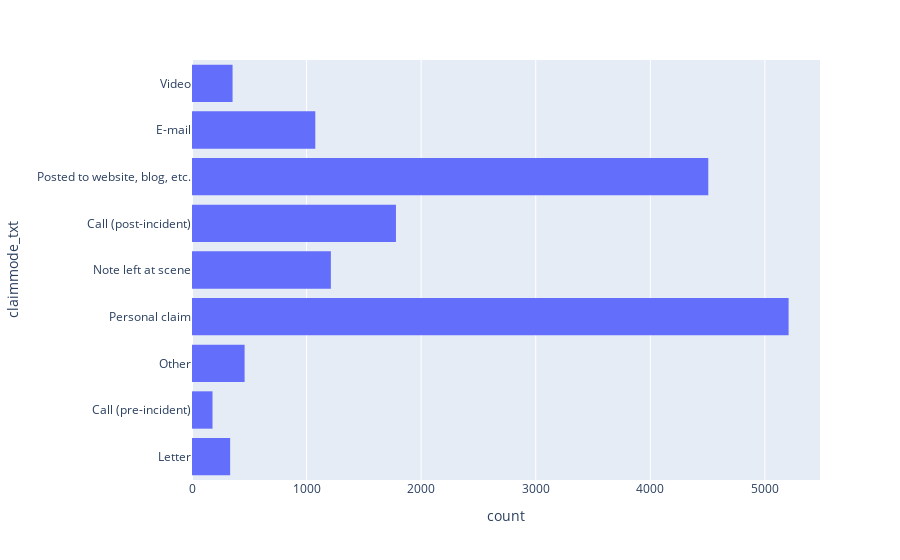

Notebook source saved alongside this figure:
### Markdown cell above
Visualiser le nombre d’attaques terroristes par mode de réclamation (ordre décroissant)

### Code cell
express.histogram(cleaned_data,y="claimmode_txt")

### Figure 1 — Plotly figure (JSON) as saved in the notebook; plotly's stock layout.template omitted (floating-point values rounded to 4 significant figures; data arrays with more than 128 entries replaced by an {"elided": "..."} marker saying what was removed)
{"data": [{"alignmentgroup": "True", "bingroup": "y", "hovertemplate": "count=%{x}<br>claimmode_txt=%{y}<extra></extra>", "legendgroup": "", "marker": {"color": "#636efa", "pattern": {"shape": ""}}, "name": "", "offsetgroup": "", "orientation": "h", "showlegend": false, "type": "histogram", "xaxis": "x", "y": {"elided": "15106 str values"}, "yaxis": "y"}], "layout": {"barmode": "relative", "legend": {"tracegroupgap": 0}, "margin": {"t": 60}, "xaxis": {"anchor": "y", "domain": [0, 1], "title": {"text": "count"}}, "yaxis": {"anchor": "x", "domain": [0, 1], "title": {"text": "claimmode_txt"}}}}
